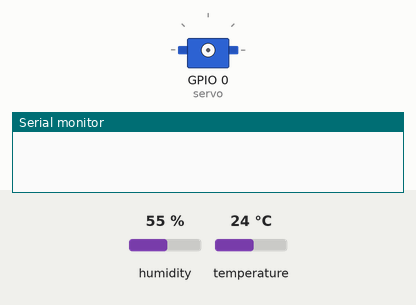
Simulated run of this sketch. Board: ESP8266 (NodeMCU). Parts: servo, the last lines printed to the serial monitor. The test bench sets the inputs (shaded band); at power-on: temperature 24 °C, humidity 55 %. WiFi joins after 1.5 s; servers stay silent unless stated; network time is answered at once with the bench clock; the local clock reads 2024-03-15 10:24:30 at power-on unless the sketch sets it.

Above: at 0.1 s.
At 5.0 s:
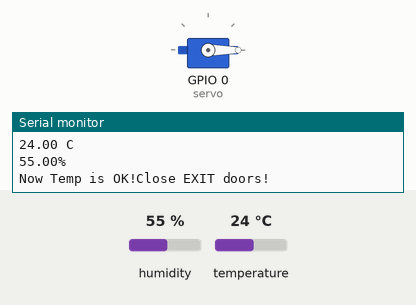
5.1 s: temperature set to 41 °C
Timing chart, 0 to 8.1 s (numbered marks = the images above; inputs shaded):
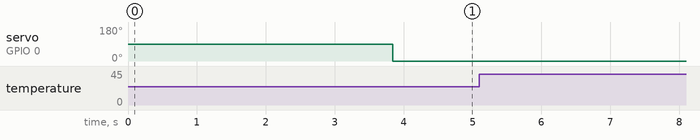

The sketch:

MyASM2.ino
```cpp
// Define Blynk device
#define BLYNK_TEMPLATE_ID "TMPL6oNWKJzsl"
#define BLYNK_TEMPLATE_NAME "ASM"
#define BLYNK_AUTH_TOKEN "jcgWH1LvRF1eed2ZGuRJUxkubvXa1Zsz"
// Library
#include <Servo.h>
#include <Arduino.h>
#include <ESP8266WiFi.h>
#include <BlynkSimpleEsp8266.h>
#include <Firebase_ESP_Client.h>
#include <Wire.h>
#include <NTPClient.h>
#include <WiFiUdp.h>
#include "DHT.h"

// Provide the token generation process info.
#include "addons/TokenHelper.h"
// Provide the RTDB payload printing info and other helper functions.
#include "addons/RTDBHelper.h"

// Insert your network credentials
#define WIFI_SSID "Phong 10"
#define WIFI_PASSWORD "phong10vip"

// Insert Firebase project API Key
#define API_KEY "AIzaSyAgzThl26clcSurSNNeqO-Qn2Az36m6K1E"

// Insert Authorized Email and Corresponding Password
#define USER_EMAIL "thangquangtran12@gmail.com"
#define USER_PASSWORD "01223166976"

// Insert RTDB URLefine the RTDB URL
#define DATABASE_URL "https://asm2-ad522-default-rtdb.firebaseio.com/"

// Define Firebase objects
FirebaseData fbdo;
FirebaseAuth auth;
FirebaseConfig config;

// Variable to save USER UID
String uid;

// Database main path (to be updated in setup with the user UID)
String databasePath;
// Database child nodes
String tempPath = "/temperature";
String humPath = "/humidity";
String timePath = "/timestamp";

// Parent Node (to be updated in every loop)
String parentPath;

FirebaseJson json;

// Define NTP Client to get time
WiFiUDP ntpUDP;
NTPClient timeClient(ntpUDP, "pool.ntp.org");

// Variable to save current epoch time
String timestamp;

// Timer variables (send new readings every three minutes)
unsigned long sendDataPrevMillis = 0;
unsigned long timerDelay = 10000;

// Initialize WiFi
void initWiFi() {
  WiFi.begin(WIFI_SSID, WIFI_PASSWORD);
  Serial.print("Connecting to WiFi ..");
  while (WiFi.status() != WL_CONNECTED) {
    Serial.print('.');
    delay(1000);
  }
  Serial.println(WiFi.localIP());
  Serial.println();
}

// Function that gets current epoch time
String getTime() {
  timeClient.update();
  time_t epochTime = timeClient.getEpochTime();
 	struct tm *ptm = gmtime ((time_t *)&epochTime);
 	int monthDay = ptm->tm_mday;
 	int currentMonth = ptm->tm_mon+1;
 	int currentYear = ptm->tm_year+1900;
 	String formattedTime = timeClient.getFormattedTime();
 	return String(monthDay) + "-" + String(currentMonth) + "-" +
  String(currentYear) + " " + formattedTime;
}

// define the dht11 sensor
#define DHTPIN 2
#define DHTTYPE DHT11
DHT dht(DHTPIN, DHTTYPE);
float sensorTemp = 0;
float sensorHum = 0;

// Here LED is uses as HEATER and DC MOTOR is uses as Cooler.
Servo servo;

// Setting the range of the desire tempersture
float MaxTemp = 35; // Room temp [20-35]

// You should get Auth Token in the Blynk App.
char Bauth[] = BLYNK_AUTH_TOKEN;

void setup() {
  // Connect to Blynk device
   Blynk.begin(Bauth, WIFI_SSID, WIFI_PASSWORD);

  // put your setup code here, to run once:
   Serial.begin(9600);

  // Initialize BME280 sensor
  initWiFi();
  timeClient.begin();

  // run dht sensor
  dht.begin();

  // Assign the api key (required)
  config.api_key = API_KEY;

  // Assign the user sign in credentials
  auth.user.email = USER_EMAIL;
  auth.user.password = USER_PASSWORD;

  // Assign the RTDB URL (required)
  config.database_url = DATABASE_URL;

  Firebase.reconnectWiFi(true);
  fbdo.setResponseSize(4096);

  // Assign the callback function for the long running token generation task */
  config.token_status_callback = tokenStatusCallback; //see addons/TokenHelper.h

  // Assign the maximum retry of token generation
  config.max_token_generation_retry = 5;

  // Initialize the library with the Firebase authen and config
  Firebase.begin(&config, &auth);

  // Getting the user UID might take a few seconds
  Serial.println("Getting User UID");
  while ((auth.token.uid) == "") {
    Serial.print('.');
    delay(1000);
  }
  // Print user UID
  uid = auth.token.uid.c_str();
  Serial.print("User UID: ");
  Serial.println(uid);

  // Update database path
  databasePath = "/UsersData/" + uid + "/readings";

  //Set output for the heater and fan
  servo.attach(0);
  delay(2000);
}


void loop() {
  //Output temperature
  sensorTemp= dht.readTemperature();
  sensorHum= dht.readHumidity();
  Serial.println("Sensor Reading: ");
  Serial.print(sensorTemp); Serial.println(" C");
  Serial.print(sensorHum); Serial.println("%");


  // If sensorTemp > Maximum temperature and sensorHum<40 notify of risk of fire
   if (sensorTemp>MaxTemp){
    Serial.println("Beware of fire!");
    delay(2000);
  }
  // If sensorTemp < Minimum temperature then Heater will turn on
  else if(sensorTemp>MaxTemp && sensorHum<30){
    Serial.print("Temp is HIGH");
    Serial.println("There is fire in the store");
    Serial.println("Open EXIT doors!");

    servo.write(0);
    delay(1000);
    // If sensorTemp > Minimum temperature then Heater will turn off

  }
  else if(sensorTemp<MaxTemp){
    Serial.print("Now Temp is OK!");
    Serial.println("Close EXIT doors!");
    servo.write(0);
    delay(2000);
    }
  else{
    Serial.println("Temp is NORMAL!");
    delay(1000);
  }

  delay(1000);
  Blynk.run();
  Blynk.virtualWrite(V0, sensorTemp);
  Blynk.virtualWrite(V2, sensorHum);

    // put your main code here, to run repeatedly:
  if (Firebase.ready() && (millis() - sendDataPrevMillis > timerDelay || sendDataPrevMillis == 0)){
    sendDataPrevMillis = millis();

    //Get current timestamp
    timestamp = getTime();
    Serial.print ("time: ");
    Serial.println (timestamp);

    parentPath=databasePath +"/"+  String(timestamp);

    json.set(tempPath.c_str(), String(sensorTemp));
    json.set(humPath.c_str(), String(sensorHum));
    json.set(timePath, String(timestamp));
    Serial.printf("Set json... %s\n", Firebase.RTDB.setJSON(&fbdo, parentPath.c_str(), &json) ? "ok" : fbdo.errorReason().c_str());
  }
}
```
